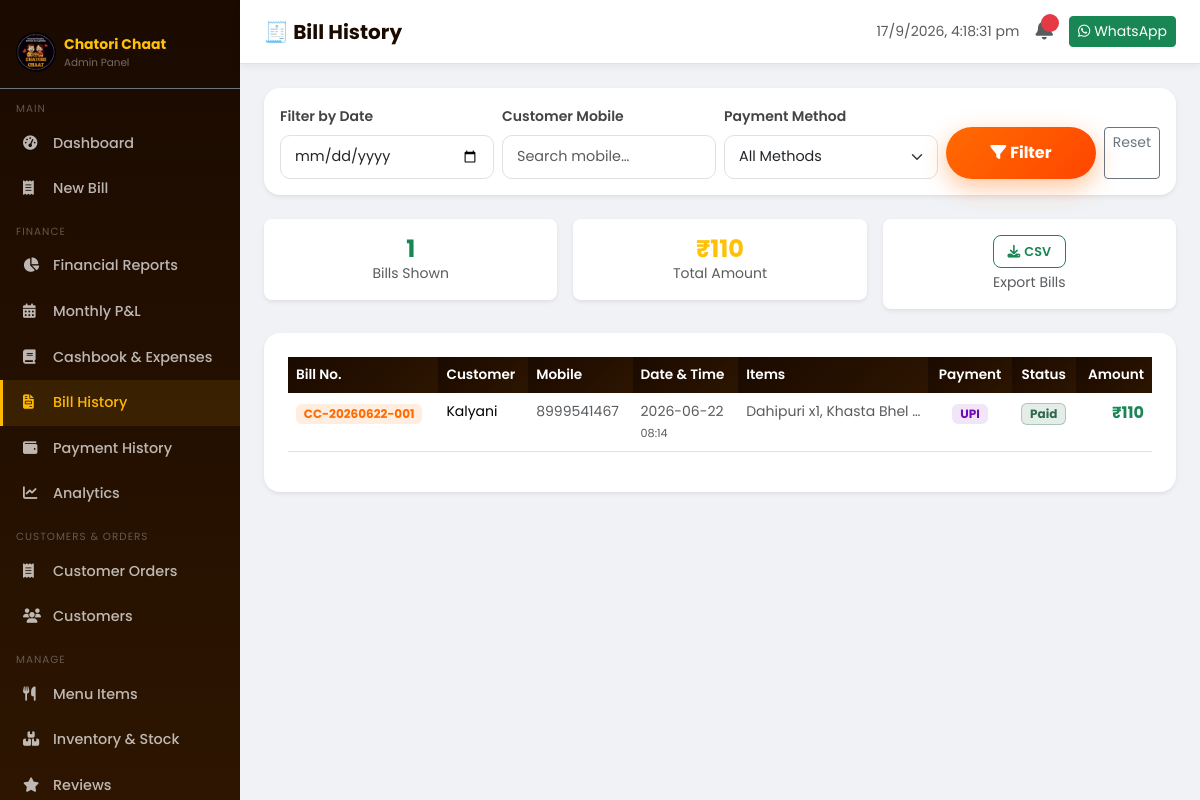
Screenshot of /admin/bills (signed in) with the database file from the repository.
### tables this page shows
CREATE TABLE bills (
            id INTEGER PRIMARY KEY AUTOINCREMENT,
            bill_number TEXT UNIQUE NOT NULL,
            customer_id INTEGER,
            customer_name TEXT,
            mobile TEXT,
            date TEXT NOT NULL,
            subtotal REAL DEFAULT 0,
            discount REAL DEFAULT 0,
            gst REAL DEFAULT 0,
            grand_total REAL DEFAULT 0,
            payment_method TEXT DEFAULT 'Cash',
            payment_status TEXT DEFAULT 'Paid',
            notes TEXT,
            created_at TIMESTAMP DEFAULT CURRENT_TIMESTAMP,
            FOREIGN KEY(customer_id) REFERENCES customers(id)
        );

### app.py (the view)
@app.route('/admin/bills')
@login_required
def admin_bills():
    conn = get_db()
    date_filter = request.args.get('date','')
    mobile_filter = request.args.get('mobile','')
    payment_filter = request.args.get('payment','')
    q = "SELECT b.*, GROUP_CONCAT(bi.item_name||' x'||bi.quantity, ', ') as items_list FROM bills b LEFT JOIN bill_items bi ON b.id=bi.bill_id WHERE 1=1"
    params = []
    if date_filter: q += " AND b.date=?"; params.append(date_filter)
    if mobile_filter: q += " AND b.mobile LIKE ?"; params.append(f'%{mobile_filter}%')
    if payment_filter: q += " AND b.payment_method=?"; params.append(payment_filter)
    q += " GROUP BY b.id ORDER BY b.created_at DESC LIMIT 200"
    bills = conn.execute(q, params).fetchall()
    conn.close()
    return render_template('admin/bills.html', bills=bills,
                           date_filter=date_filter, mobile_filter=mobile_filter, payment_filter=payment_filter)

### app.py (called while the page is built)
def get_db():
    conn = sqlite3.connect(DB_PATH)
    conn.row_factory = sqlite3.Row
    conn.execute("PRAGMA foreign_keys = ON")
    return conn

def login_required(f):
    @wraps(f)
    def decorated(*args, **kwargs):
        if not session.get('admin'):
            return redirect(url_for('login'))
        return f(*args, **kwargs)
    return decorated

### templates/admin/bills.html (shortened to what this page needs)
{% extends "admin/base_admin.html" %}
{% block page_title %}🧾 Bill History{% endblock %}
{% block content %}
<div class="bg-white rounded-4 shadow-sm p-3 mb-4">
  <form method="GET" action="/admin/bills" class="row g-2 align-items-end">
    <div class="col-sm-3">
      <label class="form-label small fw-600">Filter by Date</label>
      <input type="date" name="date" class="form-control form-control-sm" value="{{ date_filter }}">
    </div>
    <div class="col-sm-3">
      <label class="form-label small fw-600">Customer Mobile</label>
      <input type="text" name="mobile" class="form-control form-control-sm" placeholder="Search mobile…" value="{{ mobile_filter }}">
    </div>
    <div class="col-sm-3">
      <label class="form-label small fw-600">Payment Method</label>
      <select name="payment" class="form-select form-select-sm">
        <option value="">All Methods</option>
      </select>
    </div>
    <div class="col-sm-3 d-flex gap-2">
      <button type="submit" class="btn btn-saffron btn-sm flex-grow-1"><i class="fas fa-filter me-1"></i>Filter</button>
      <a href="/admin/bills" class="btn btn-outline-secondary btn-sm">Reset</a>
    </div>
  </form>
</div>
<div class="row g-3 mb-4">
  {% set total_amt = bills|sum(attribute='grand_total') %}
  <div class="col-sm-4">
    <div class="bg-white rounded-3 shadow-sm p-3 text-center">
      <div class="h4 fw-bold text-success mb-0">{{ bills|length }}</div>
      <div class="small text-muted">Bills Shown</div>
    </div>
  </div>
  <div class="col-sm-4">
    <div class="bg-white rounded-3 shadow-sm p-3 text-center">
      <div class="h4 fw-bold text-warning mb-0">₹{{ "%.0f"|format(total_amt) }}</div>
      <div class="small text-muted">Total Amount</div>
    </div>
  </div>
  <div class="col-sm-4">
    <div class="bg-white rounded-3 shadow-sm p-3 text-center">
      <div class="d-flex gap-2 justify-content-center">
        <a href="/api/export/bills/csv" class="btn btn-outline-success btn-sm export-btn"><i class="fas fa-download me-1"></i>CSV</a>
      </div>
      <div class="small text-muted mt-1">Export Bills</div>
    </div>
  </div>
</div>
<div class="bg-white rounded-4 shadow-sm p-4">
  <div class="table-responsive">
    <table class="table table-cc table-hover">
      <thead>
        <tr>
          <th>Bill No.</th><th>Customer</th><th>Mobile</th>
          <th>Date & Time</th><th>Items</th>
          <th class="text-center">Payment</th><th class="text-center">Status</th>
          <th class="text-end">Amount</th>
        </tr>
      </thead>
      <tbody>
        {% for bill in bills %}
        <tr>
          <td><span class="badge" style="background:rgba(255,107,0,0.12);color:var(--saffron);font-size:0.75rem;">{{ bill.bill_number }}</span></td>
          <td class="small fw-600">{{ bill.customer_name or 'Walk-in' }}</td>
          <td class="small text-muted">{{ bill.mobile or '—' }}</td>
          <td class="small text-muted">{{ bill.date }}<br><span style="font-size:0.7rem;">{{ bill.created_at[11:16] if bill.created_at else '' }}</span></td>
          <td class="small text-muted" style="max-width:180px;overflow:hidden;text-overflow:ellipsis;white-space:nowrap;" title="{{ bill.items_list }}">{{ bill.items_list or '—' }}</td>
          <td class="text-center"><span class="badge badge-{{ 'upi' if bill.payment_method=='UPI' else 'cash' }}">{{ bill.payment_method }}</span></td>
          <td class="text-center"><span class="badge badge-{{ 'paid' if bill.payment_status=='Paid' else 'pending' }}">{{ bill.payment_status }}</span></td>
          <td class="text-end fw-bold text-success">₹{{ "%.0f"|format(bill.grand_total) }}</td>
        </tr>
        {% else %}
        <tr><td colspan="8" class="text-center text-muted py-5">
          <i class="fas fa-receipt fs-2 opacity-25 d-block mb-2"></i>No bills found. <a href="/billing">Create a bill</a>
        </td></tr>
        {% endfor %}
      </tbody>
    </table>
  </div>
</div>
{% endblock %}

### static/css/style.css (style rules this page uses)
:root { --saffron: #FF6B00; --turmeric: #FFB800; --chili: #E63946; --leaf: #2D6A4F; --leaf-light: #40916C; --dark: #1A0A00; --dark2: #2D1500; --cream: #FFF8F0; --text-dark: #1A0A00; --radius: 16px; --shadow: 0 8px 32px rgba(255,107,0,0.15); }
* { box-sizing: border-box; }
body { font-family: 'Poppins', sans-serif; background: var(--cream); color: var(--text-dark); overflow-x: hidden; }
.btn-saffron { background: linear-gradient(135deg, var(--saffron), #FF4500); color: white; border: none; padding: 14px 32px; border-radius: 50px; font-weight: 700; font-size: 1rem; transition: all 0.3s; box-shadow: 0 8px 24px rgba(255,107,0,0.4); }
.form-control, .form-select { border-radius: 10px; border: 1.5px solid #e0e0e0; padding: 10px 14px; font-size: 0.9rem; transition: border-color 0.2s, box-shadow 0.2s; }
.form-label { font-weight: 600; font-size: 0.875rem; color: #444; }
.table-cc thead th { background: linear-gradient(135deg, var(--dark), var(--dark2)); color: white; border: none; font-weight: 600; font-size: 0.85rem; }
.badge-paid { background: rgba(45,106,79,0.12); color: var(--leaf); border: 1px solid rgba(45,106,79,0.3); }
.badge-upi { background: rgba(114,9,183,0.1); color: #7209B7; }
.export-btn { border-radius: 8px; font-size: 0.8rem; font-weight: 600; padding: 6px 14px; }

### rows the page displays
bills: bill_number "CC-20260622-001", customer_name "Kalyani", mobile "8999541467", date "2026-06-22", created_at "08:14", items_list "Dahipuri x1, Khasta Bhel…", payment_method "UPI", payment_status "Paid", grand_total "110"

### other values shown
{{ bills|length }} "1"
{{ "%.0f"|format(total_amt) }} "110"
